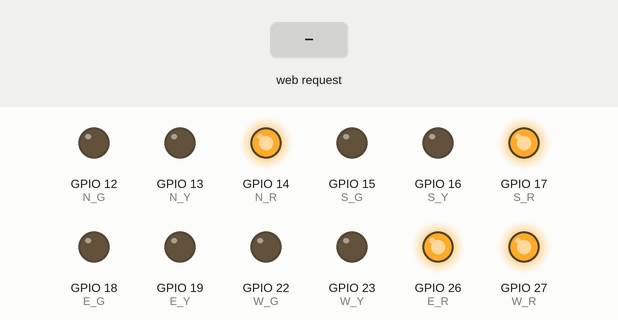
The program below on a simulated ESP32 board running MicroPython. On the bench: output pins drawn as LEDs (lit = HIGH). The inputs (shaded band) are chosen by the test bench. WiFi joins after 1.5 s; what the program prints to the serial console is not drawn.

Above: at 2.7 s.
2.8 s: HTTP request GET /test_leds received
At 3.6 s:
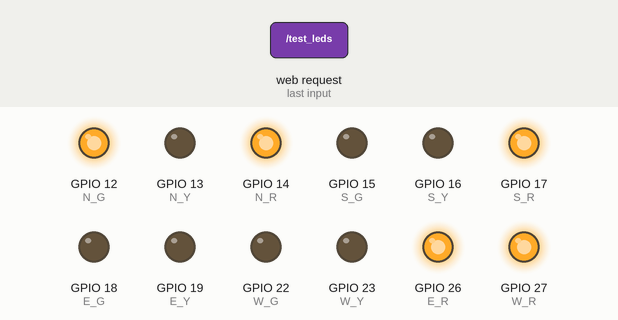
At 4.6 s:
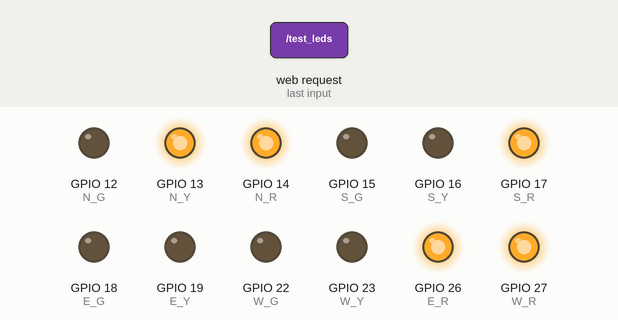
14.8 s: HTTP request GET /test_leds received
At 15.6 s:
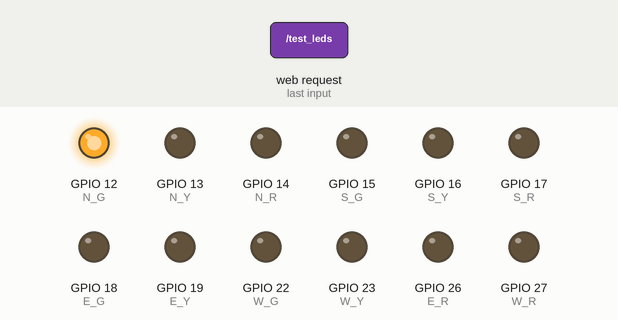
Timing chart, 0 to 26.3 s (numbered marks = the images above; inputs shaded):
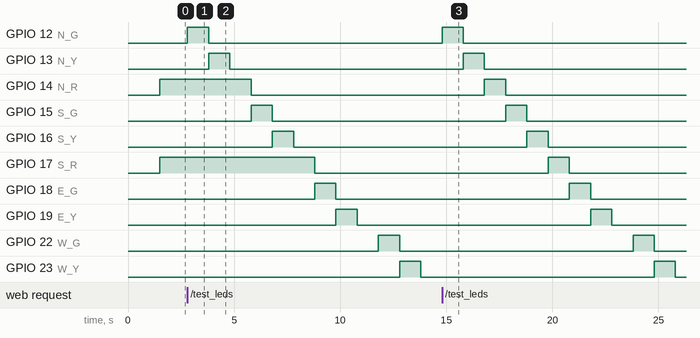

The program:

main.py
```python
# main.py — ESP32 Controller (MicroPython)
# HTTP REST server that receives phase commands from the laptop backend
# and drives 12 LEDs (4 arms × R/Y/G) via GPIO.
#
# Flash after boot.py:
#   ampy --port COM3 put main.py
#
# Wiring (220Ω resistor on each LED):
# ┌─────────┬────────────┬─────────────┬──────────┐
# │  ARM    │   GREEN    │   YELLOW    │   RED    │
# ├─────────┼────────────┼─────────────┼──────────┤
# │  North  │  GPIO 12   │  GPIO 13    │ GPIO 14  │
# │  South  │  GPIO 15   │  GPIO 16    │ GPIO 17  │
# │  East   │  GPIO 18   │  GPIO 19    │ GPIO 26  │
# │  West   │  GPIO 22   │  GPIO 23    │ GPIO 25  │
# └─────────┴────────────┴─────────────┴──────────┘

import json
import socket
from machine import Pin
import time
import esp32   # Built-in MicroPython module for ESP32 system info

# ── GPIO Setup ────────────────────────────────────────────────────────────────
# NOTE: GPIO 21 (I2C SDA) and GPIO 25 (DAC1) have internal pull-ups that
# prevent them from cleanly driving LEDs. E_R→GPIO26, W_R→GPIO27 instead.
PINS = {
    "N_G": Pin(12, Pin.OUT),  "N_Y": Pin(13, Pin.OUT),  "N_R": Pin(14, Pin.OUT),
    "S_G": Pin(15, Pin.OUT),  "S_Y": Pin(16, Pin.OUT),  "S_R": Pin(17, Pin.OUT),
    "E_G": Pin(18, Pin.OUT),  "E_Y": Pin(19, Pin.OUT),  "E_R": Pin(26, Pin.OUT),
    "W_G": Pin(22, Pin.OUT),  "W_Y": Pin(23, Pin.OUT),  "W_R": Pin(27, Pin.OUT),
}

def all_off():
    for p in PINS.values():
        p.value(0)

def read_cpu_temp_c() -> float:
    """Read internal ESP32 temperature sensor. Returns degrees Celsius."""
    raw_f = esp32.raw_temperature()  # Returns raw value in Fahrenheit
    return round((raw_f - 32) / 1.8, 1)

def set_arm(arm_prefix, color):
    """Turn on exactly one color for one arm, off all others on that arm."""
    PINS[f"{arm_prefix}_G"].value(1 if color == "G" else 0)
    PINS[f"{arm_prefix}_Y"].value(1 if color == "Y" else 0)
    PINS[f"{arm_prefix}_R"].value(1 if color == "R" else 0)

# ── Target Phase-to-LED Map ───────────────────────────────────────────────────
# Final steady-state colors for each phase: (North, South, East, West)
# G=Green, Y=Yellow, R=Red
PHASE_MAP = {
    "NS_GREEN":    ("G", "G", "R", "R"),
    "NS_YELLOW":   ("Y", "Y", "R", "R"),
    "EW_GREEN":    ("R", "R", "G", "G"),
    "EW_YELLOW":   ("R", "R", "Y", "Y"),
    "ALL_RED":     ("R", "R", "R", "R"),
    "EMERGENCY_N": ("G", "R", "R", "R"),
    "EMERGENCY_S": ("R", "G", "R", "R"),
    "EMERGENCY_E": ("R", "R", "G", "R"),
    "EMERGENCY_W": ("R", "R", "R", "G"),
}

ARM_PREFIXES = ["N", "S", "E", "W"]

# ── Current state ─────────────────────────────────────────────────────────────
_current_phase = "UNSET"          # Forces apply_phase to write GPIO on first call
_current_colors = ("X", "X", "X", "X")  # "X" never matches any real color

def _apply_colors(colors):
    """Immediately write a color tuple to all 4 arms."""
    for arm, color in zip(ARM_PREFIXES, colors):
        set_arm(arm, color)

def _yellow_intermediate(from_colors, to_colors):
    """
    Build a yellow-transition tuple:
    - Arms moving Green→Red get Yellow first
    - Arms moving Red→Green get Yellow first
    - Arms already matching the destination stay unchanged
    Returns the intermediate colors tuple, or None if no transition needed.
    """
    intermediate = list(from_colors)
    needs_transition = False

    for i in range(4):
        src, dst = from_colors[i], to_colors[i]
        if src == "G" and dst == "R":
            # Green → Yellow → Red
            intermediate[i] = "Y"
            needs_transition = True
        elif src == "R" and dst == "G":
            # Red → Yellow → Green
            intermediate[i] = "Y"
            needs_transition = True
        # Y→R, Y→G, same→same: no intermediate needed, apply directly

    return tuple(intermediate) if needs_transition else None

def apply_phase(phase: str) -> bool:
    """
    Apply a phase with yellow transitions.

    Sequence for a change that touches a green/red pair:
      1. All arms that need to change: show YELLOW for 1 second
      2. Apply final target colors

    Emergency phases bypass yellow (instant override for safety).
    """
    global _current_phase, _current_colors

    target_colors = PHASE_MAP.get(phase)
    if target_colors is None:
        print(f"[LED] ⚠️ Unknown phase '{phase}' — setting ALL_RED")
        target_colors = ("R", "R", "R", "R")
        phase = "ALL_RED"

    # Bypass transition for emergency or same phase
    is_emergency = phase.startswith("EMERGENCY")
    is_same = (target_colors == _current_colors)

    if not is_emergency and not is_same:
        intermediate = _yellow_intermediate(_current_colors, target_colors)
        if intermediate is not None:
            # Step 1: Flash intermediate yellow state
            _apply_colors(intermediate)
            print(f"[LED] Yellow transition: {intermediate}")
            time.sleep_ms(1000)   # Hold yellow for 1 second

    # Step 2: Apply final target
    _apply_colors(target_colors)
    _current_phase  = phase
    _current_colors = target_colors
    print(f"[LED] Phase applied: {phase} → N:{target_colors[0]} S:{target_colors[1]} E:{target_colors[2]} W:{target_colors[3]}")
    return True

# ── HTTP Server ───────────────────────────────────────────────────────────────
def parse_request(raw: bytes) -> tuple:
    """Parse raw HTTP bytes → (method, path, body_str)."""
    try:
        text = raw.decode("utf-8")
        lines = text.split("\r\n")
        method, path, _ = lines[0].split(" ")
        # Find body (after blank line)
        body = ""
        for i, line in enumerate(lines):
            if line == "" and i < len(lines) - 1:
                body = "\r\n".join(lines[i+1:]).strip()
                break
        return method, path, body
    except Exception:
        return "UNKNOWN", "/", ""


def make_response(status: int, body: dict) -> bytes:
    body_str = json.dumps(body)
    return (
        f"HTTP/1.1 {status} OK\r\n"
        f"Content-Type: application/json\r\n"
        f"Content-Length: {len(body_str)}\r\n"
        f"Access-Control-Allow-Origin: *\r\n"
        f"Connection: close\r\n"
        f"\r\n"
        f"{body_str}"
    ).encode("utf-8")


def run_server():
    server = socket.socket()
    server.bind(("0.0.0.0", 80))
    server.listen(3)
    server.settimeout(None)   # block until connection
    print("[Server] Listening on port 80 …")

    # Start with all-red as safe default.
    # NOTE: Do NOT call all_off() here — it would desync _current_colors from GPIO state.
    apply_phase("ALL_RED")

    while True:
        try:
            conn, addr = server.accept()
            raw = conn.recv(2048)

            method, path, body = parse_request(raw)
            print(f"[HTTP] {method} {path} from {addr[0]}")

            # ── POST /set_phase ───────────────────────────────────────────────
            if method == "POST" and path == "/set_phase":
                try:
                    data = json.loads(body)
                    phase = data.get("current_phase", "ALL_RED")
                    apply_phase(phase)
                    resp = make_response(200, {
                        "status": "ok",
                        "phase_applied": phase,
                        "leds": {
                            "north": _current_colors[0],
                            "south": _current_colors[1],
                            "east":  _current_colors[2],
                            "west":  _current_colors[3],
                        }
                    })
                except Exception as e:
                    print(f"[HTTP] JSON parse error: {e}")
                    resp = make_response(400, {"status": "error", "detail": str(e)})

            # ── GET /ping ─────────────────────────────────────────────────────
            elif method == "GET" and path == "/ping":
                resp = make_response(200, {
                    "status": "ok",
                    "device": "esp32_controller",
                    "phase": _current_phase,
                    "cpu_temp_c": read_cpu_temp_c(),
                })

            # ── GET /test_leds ─────────────────────────────────────────────
            elif method == "GET" and path == "/test_leds":
                # Cycle every LED one by one to confirm GPIO wiring
                for name, pin in PINS.items():
                    pin.value(1)
                    time.sleep_ms(1000)
                    pin.value(0)
                resp = make_response(200, {"status": "ok", "message": "All LEDs cycled"})

            # ── 404 ───────────────────────────────────────────────────────────
            else:
                resp = make_response(404, {"status": "error", "detail": "Not found"})

            conn.send(resp)
        except OSError as e:
            print(f"[Server] OSError: {e}")
        finally:
            try:
                conn.close()
            except Exception:
                pass

# ── Entry Point ───────────────────────────────────────────────────────────────
print("[ESP32 Controller] Starting up …")
run_server()
```

boot.py
```python
# boot.py — ESP32 Controller (MicroPython)
# This file runs FIRST on every boot. It connects to your WiFi hotspot
# and prints the assigned IP address to the serial console.
#
# Flash this file to the ESP32 using Thonny IDE or ampy:
#   ampy --port COM3 put boot.py
#
# ⚠️  EDIT these two values before flashing:
WIFI_SSID     = "Vishal Singh"    # Your mobile hotspot SSID
WIFI_PASSWORD = "8755655652"    # Your mobile hotspot password

import network
import time

def connect_wifi():
    wlan = network.WLAN(network.STA_IF)
    wlan.active(True)

    if wlan.isconnected():
        print("[WiFi] Already connected:", wlan.ifconfig()[0])
        return

    print(f"[WiFi] Connecting to '{WIFI_SSID}' ...")
    wlan.connect(WIFI_SSID, WIFI_PASSWORD)

    retries = 0
    while not wlan.isconnected() and retries < 20:
        time.sleep(0.5)
        retries += 1
        print(".", end="")

    print()
    if wlan.isconnected():
        ip = wlan.ifconfig()[0]
        print(f"[WiFi] Connected! IP address: {ip}")
        print(f"[WiFi] Set ESP32_CTRL_URL = 'http://{ip}' in backend/config.py")
    else:
        print("[WiFi] ❌ Failed to connect. Check SSID/password and hotspot is on.")

connect_wifi()
```

Measured:
- after the input at 2.8 s, GPIO 12 (N_G): LOW → HIGH at once, → LOW 1.0 s later; GPIO 13 (N_Y): LOW → HIGH after 1.0 s, → LOW 1.0 s later; GPIO 14 (N_R): HIGH → LOW after 3.0 s; GPIO 15 (S_G): LOW → HIGH after 3.0 s, → LOW 1.0 s later; GPIO 16 (S_Y): LOW → HIGH after 4.0 s, → LOW 1.0 s later
- after the input at 14.8 s, GPIO 12 (N_G): LOW → HIGH at once, → LOW 1.0 s later; GPIO 13 (N_Y): LOW → HIGH after 1.0 s, → LOW 1.0 s later; GPIO 14 (N_R): LOW → HIGH after 2.0 s, → LOW 1.0 s later; GPIO 15 (S_G): LOW → HIGH after 3.0 s, → LOW 1.0 s later; GPIO 16 (S_Y): LOW → HIGH after 4.0 s, → LOW 1.0 s later
